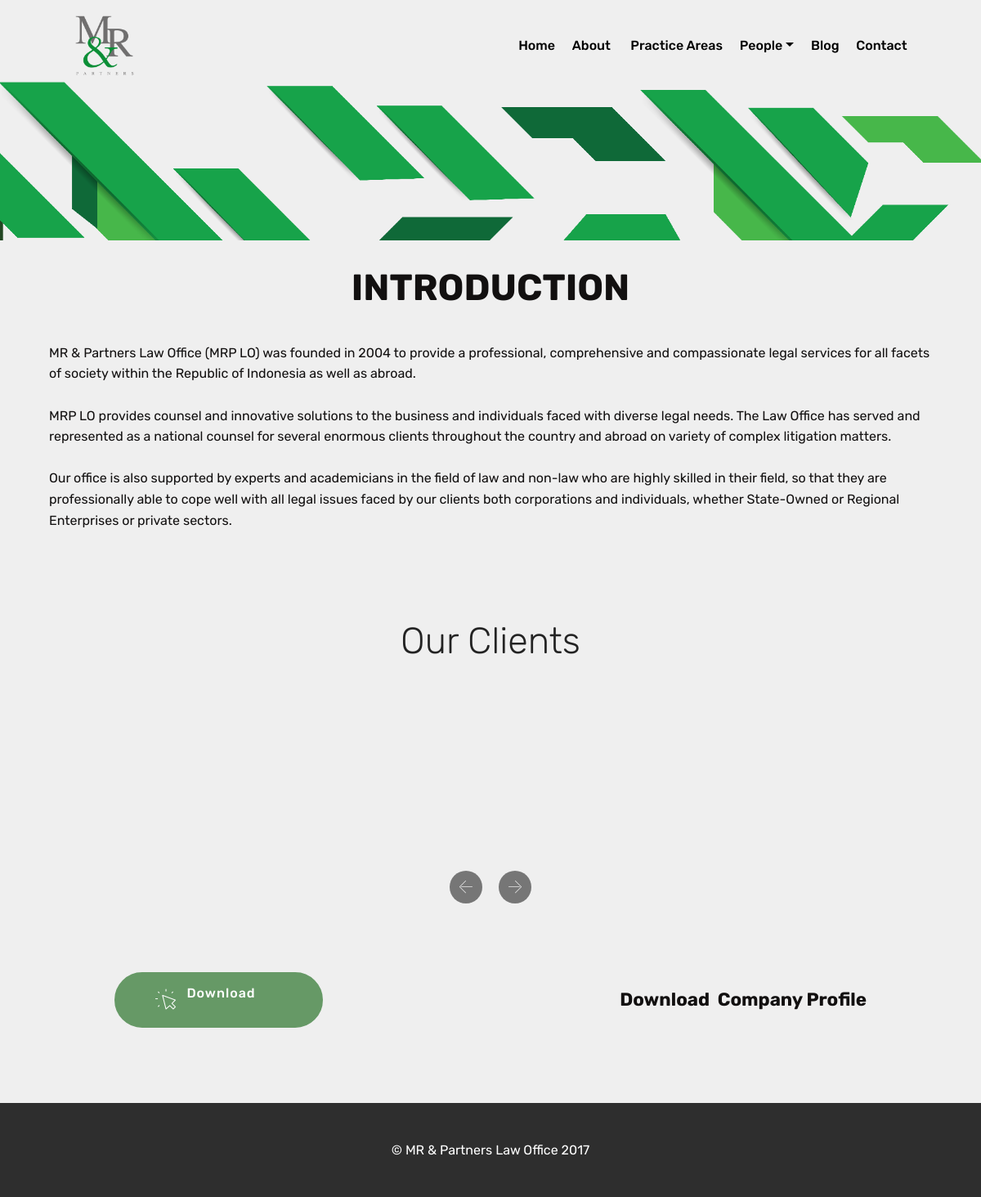
Page /index.php/profil on the committed database.
### tables this page shows
CREATE TABLE `config` (
  `config_id` int(11) NOT NULL,
  `nameweb` varchar(225) NOT NULL,
  `email` varchar(225) NOT NULL,
  `keywords` text NOT NULL,
  `google_maps` text NOT NULL,
  `logo` varchar(225) NOT NULL,
  `icon` varchar(225) NOT NULL,
  `about` text NOT NULL,
  `address` text NOT NULL,
  `city` varchar(100) NOT NULL,
  `zip_code` varchar(100) NOT NULL,
  `phone_number` varchar(225) NOT NULL,
  `metatext` text NOT NULL,
  `fax` text NOT NULL,
  `facebook` varchar(225) NOT NULL,
  `twitter` varchar(225) NOT NULL,
  `instagram` varchar(225) NOT NULL,
  `google_plus` varchar(225) NOT NULL,
  `pinterest` varchar(225) NOT NULL
);

CREATE TABLE `clients` (
  `client_id` int(11) NOT NULL,
  `user_id` int(11) NOT NULL,
  `client_name` varchar(225) NOT NULL,
  `slug_client` varchar(225) NOT NULL,
  `image` varchar(225) NOT NULL,
  `website` varchar(225) NOT NULL,
  `date` timestamp NOT NULL DEFAULT CURRENT_TIMESTAMP ON UPDATE CURRENT_TIMESTAMP,
  `status` varchar(100) NOT NULL
);

### application/views/mrp/layout/content.php (called while the page is built)
 <?php
if($isi) {
	$this->load->view($isi);
}
?>

### application/views/mrp/layout/wrapper.php (called while the page is built)
<?php
	require_once('head.php');
	require_once('header.php');
	require_once('content.php');
	require_once('footer.php');
?>

### application/controllers/Profil.php (called while the page is built, shortened)
<?php
class Profil extends CI_Controller {
	public function index() {
		$site  		= $this->mConfig->list_config();
		$gallery    = $this->mGalleries->listGalleryPubProfile();
		$blogs		= $this->mBlogs->listBlogsPub();
		$clients	= $this->mClients->listClients();
		$downloads 	= $this->mDownloads->listDownloadsPub();
		$data = array(	'title'		=> 'Profil - '.$site['nameweb'],
						'site'		=> $site,
						'clients'	=> $clients,
						'downloads'	=> $downloads,
						'gallery'	=> $gallery,
						'blogs'		=> $blogs,
						'isi'		=> 'mrp/about/about');
		$this->load->view('mrp/layout/wrapper',$data);
	}
}

### index.php (called while the page is built, shortened)
<?php
require_once BASEPATH.'core/CodeIgniter.php';

### application/models/Config_model.php (called while the page is built, shortened)
<?php
    class Config_model extends CI_Model {
        public function list_config() {
            $this->db->select('*');
            $this->db->from('config');
            $this->db->order_by('config_id','ASC');
            $query = $this->db->get();
            return $query->row_array();
        }
    }

### application/models/Clients_model.php (called while the page is built, shortened)
<?php
    class Clients_model extends CI_Model {
        public function listClients() {
            $this->db->select('*');
            $this->db->from('clients');
            $this->db->join('admins','admins.admin_id = clients.user_id','LEFT');
            $this->db->order_by('client_id','ASC');
            $query = $this->db->get();
            return $query->result_array();
        }
    }

### application/views/mrp/about/about.php (the view, shortened to what this page needs)
<section class="cid-qufNKPcob0" id="header2-1c" data-rv-view="200">
    <div class="container align-center">
        <div class="row justify-content-md-center">
            <div class="mbr-white col-md-10">
                <h1 class="mbr-section-title mbr-bold pb-3 mbr-fonts-style display-2"></h1>
            </div>
        </div>
    </div>
</section>
<section class="header11 cid-qufPtApasr" id="header11-1g" data-rv-view="203">
    <div class="container align-left">
        <div class="media-container-column mbr-white col-md-12">
            <h1 class="mbr-section-title py-3 mbr-fonts-style display-2"><strong>INTRODUCTION</strong></h1>
            <p class="mbr-text py-3 mbr-fonts-style display-7"<?php echo $site['about'];?></p>
        </div>
    </div>
</section>
<section class="clients cid-qzldGIFPuB" id="clients-7i" data-rv-view="206">
        <div class="container mb-5">
            <div class="media-container-row">
                <div class="col-12 align-center">
                    <h2 class="mbr-section-title pb-3 mbr-fonts-style display-2">
                        Our Clients
                    </h2>
                </div>
            </div>
        </div>
    <div class="container">
        <div class="carousel slide" data-ride="carousel" role="listbox">
                <div class="carousel-inner" data-visible="5">
                             <?php $i=1; foreach($clients as $client) { ?>
                    <div class="carousel-item ">
                            <div class="media-container-row">
                                <div class="col-md-12">
                                    <div class="wrap-img ">
                                        <img src="<?php echo base_url('assets/upload/image/'.$client['image']);?>" class="img-responsive clients-img" alt="<?php echo $client['client_name'];?>" title="" media-simple="true">
                                    </div>
                                </div>
                            </div>
                    </div>
                     <?php }  ?>
                </div>
                <div class="carousel-controls">
                    <a data-app-prevent-settings="" class="carousel-control carousel-control-prev" role="button" data-slide="prev">
                        <span aria-hidden="true" class="mbri-left mbr-iconfont"></span>
                    </a>
                    <a data-app-prevent-settings="" class="carousel-control carousel-control-next" role="button" data-slide="next">
                        <span aria-hidden="true" class="mbri-right mbr-iconfont"></span>
                    </a>
                </div>
        </div>
    </div>
</section>
<section class="mbr-section info2 cid-qufSTDg33p" id="info2-1k" data-rv-view="220">
    <div class="container">
        <div class="row justify-content-center">
            <div class="media-container-column col-12 col-lg-3 col-md-4">
                <div class="mbr-section-btn align-left py-4"><a class="btn btn-primary display-4" href="<?php echo base_url('download');?>"><span class="mbri-cursor-click mbr-iconfont mbr-iconfont-btn" style="font-size: 25px;"></span>
                    Download &nbsp; &nbsp; &nbsp; &nbsp; &nbsp; &nbsp; &nbsp; &nbsp; &nbsp; &nbsp;</a></div>
            </div>
            <div class="media-container-column title col-12 col-lg-7 col-md-6">
                <h3 class="mbr-section-subtitle align-right mbr-light mbr-white mbr-fonts-style display-5"><strong>Download &nbsp;Company Profile</strong></h3>
            </div>
        </div>
    </div>
</section>

### assets/mrp/theme/css/style.css (style rules this page uses)
section { background-color: #eeeeee; }
section, .container, .container-fluid { position: relative; word-wrap: break-word; }
a { font-style: normal; font-weight: 400; cursor: pointer; }
a, a:hover { text-decoration: none; }
body { color: #232323; }
h1, h2, h3, h4, h5, h6, .h1, .h2, .h3, .h4, .h5, .h6, .display-1, .display-2, .display-3, .display-4 { line-height: 1; word-break: break-word; word-wrap: break-word; }
b, strong { font-weight: bold; }
body { position: relative; }
section { background-position: 50% 50%; background-repeat: no-repeat; background-size: cover; }
.mbr-white { color: #ffffff; }
.align-left { text-align: left; }
.align-center { text-align: center; }
.align-right { text-align: right; }
.mbr-light { font-weight: 300; }
.mbr-bold { font-weight: 700; }
.media-container-row { display: -ms-flexbox; display: -webkit-flex; display: flex; -webkit-flex-direction: row; -ms-flex-direction: row; flex-direction: row; -webkit-flex-wrap: wrap; -ms-flex-wrap: wrap; flex-wrap: wrap; -webkit-justify-content: center; -ms-flex-pack: center; justify-content: center; -webkit-align-content: center; -ms-flex-line-pack: center; align-content: center; -webkit-align-items: start; -ms-flex-align: start; align-items: start; }
.media-container-column { display: -ms-flexbox; display: -webkit-flex; display: flex; -webkit-flex-direction: column; -ms-flex-direction: column; flex-direction: column; -webkit-flex-wrap: wrap; -ms-flex-wrap: wrap; flex-wrap: wrap; -webkit-justify-content: center; -ms-flex-pack: center; justify-content: center; -webkit-align-content: center; -ms-flex-line-pack: center; align-content: center; -webkit-align-items: stretch; -ms-flex-align: stretch; align-items: stretch; }
.media-container-column > * { width: 100%; }
@media (min-width: 992px) { .media-container-row { -webkit-flex-wrap: nowrap; -ms-flex-wrap: nowrap; flex-wrap: nowrap; } }
.mbr-section-btn { margin-left: -.25rem; margin-right: -.25rem; font-size: 0; }
.btn .mbr-iconfont, .btn.btn-sm .mbr-iconfont { cursor: pointer; margin-right: 0.5rem; }

### rows in the picture
config: about "MR & Partners Law Office (MRP LO) was founded in 2004 to provide a professional, comprehensive and compassionate legal services for all facets of society within the Republic of Indonesia as well as abroad. MRP LO provides counsel and innovative solutions to the business and individuals faced with diverse legal needs. The Law Office has served and represented as a national counsel for several enormous clients throughout the country and abroad on variety of complex litigation matters. Our office is also supported by experts and academicians in the field of law and non-law who are highly skilled in their field, so that they are professionally able to cope well with all legal issues faced by…"
clients: image (picture)
clients: image (picture)
clients: image (picture)
clients: image (picture)
clients: image (picture)
